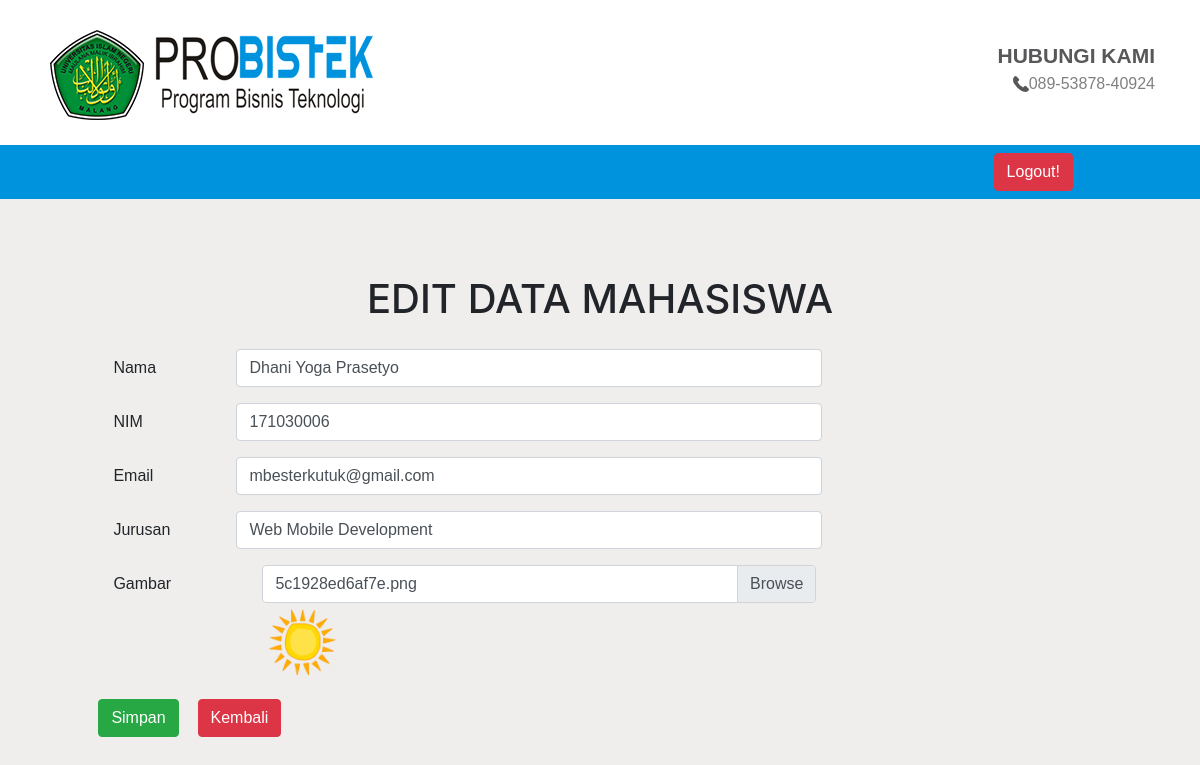
/adminMhs/edit.php?id=23 (signed in), run on the app's committed database.
### tables this page shows
CREATE TABLE `mahasiswa` (
  `id` int(11) NOT NULL,
  `nama` varchar(55) NOT NULL,
  `NIM` int(9) NOT NULL,
  `email` varchar(55) NOT NULL,
  `jurusan` varchar(30) NOT NULL,
  `gambar` varchar(200) NOT NULL
);

### functions.php (called while the page is built, shortened)
<?php
    $conn = mysqli_connect("localhost", "root", "", "uas-probistek");
    function query($query) {
        global $conn;
        $result = mysqli_query($conn, $query);
        $rows = [];
        while ($row = mysqli_fetch_assoc($result)) {
            $rows[] = $row;
        }
        return $rows;
    }
?>

### adminMhs/edit.php (the view, shortened to what this page needs)
<?php
    require "../functions.php";
    $id = $_GET["id"];
    $mahasiswa = query("SELECT * FROM mahasiswa WHERE id = $id")[0];
?>
<!DOCTYPE html>
<html>
<head>
    <link rel="stylesheet" type="text/css" href="../css/bootstrap.css">
    <link rel="stylesheet" type="text/css" href="../css/style.css">
</head>
<body>
    <header>
        <div class="container">
            <div class="row">
                <div class="col-6 image">
                    <img id="probistek" src="../images/probistek2.png">
                </div>
                <div class="col-6 contact">
                    <p id="contact1"><b>HUBUNGI KAMI</b></p>
                    <table class="contact2">
                        <tr>
                            <td><img src="../images/call-answer.png"></td>
                            <td>089-53878-40924</td>
                        </tr>
                    </table>
                </div>
            </div>
        </div>
        <div>
            <nav class="navbar navbar-expand-lg navbar-dark">
                <div class="collapse navbar-collapse" id="navbarSupportedContent">
                    <a href="../index.php">
                        <button id="adminBtn" class="btn btn-danger" type="button">Logout!</button>
                    </a>
                </div>
            </nav>
        </div>
    </header>
    <h1>EDIT DATA MAHASISWA</h1>
    <form method="post" action="" enctype="multipart/form-data">
        <div class="form-group row">
            <label for="nama" class="col-sm-2 col-form-label">Nama</label>
            <div class="col-sm-10">
                <input type="text" class="form-control" id="nama" name="nama" placeholder="Masukkan Nama Mahasiswa"
                    required value="<?= $mahasiswa["nama"];?>">
            </div>
        </div>
        <div class="form-group row">
            <label for="nrp" class="col-sm-2 col-form-label">NIM</label>
            <div class="col-sm-10">
                <input type="text" class="form-control" id="nrp" name="NIM" placeholder="Masukkan NIM Mahasiswa"
                    required value="<?= $mahasiswa["NIM"];?>">
            </div>
        </div>
        <div class="form-group row">
            <label for="email" class="col-sm-2 col-form-label">Email</label>
            <div class="col-sm-10">
                <input type="email" class="form-control" id="email" name="email" placeholder="Masukkan Email Mahasiswa"
                    required value="<?= $mahasiswa["email"];?>">
            </div>
        </div>
        <div class="form-group row">
            <label for="jurusan" class="col-sm-2 col-form-label">Jurusan</label>
            <div class="col-sm-10">
                <input type="text" class="form-control" id="jurusan" name="jurusan" placeholder="Masukkan Jurusan Mahasiswa"
                    required value="<?= $mahasiswa["jurusan"];?>">
            </div>
        </div>
        <div class="form-group row">
            <label for="gambar" class="col-sm-2 col-form-label" id="labelGambar">Gambar</label>
            <div class="col-sm-9 custom-file">
                <label class="custom-file-label" for="gambar"><?= $mahasiswa["gambar"]?></label><br>
            </div>
            <div class="col-sm-3" id="gambarUbah">
                <img src="../images/<?= $mahasiswa['gambar'];?>" alt="" width="80">
            </div>
        </div>
        <div class="form-group row">
            <button type="button" class="btn btn-success" data-toggle="modal" data-target="#modalSimpan">
            Simpan
            </button>
            <button type="button" class="btn btn-danger" data-toggle="modal" data-target="#modalBatal" id="kembali">
            Kembali
            </button>
        </div>
    </form>
    <br><br>
</body>
</html>

### css/style.css (style rules this page uses)
* { font-family: helvetica; margin: 0; padding: 0; }
.image { padding-top: 25px; padding-bottom: 20px; }
.col-6.contact { padding-top: 40px; margin-bottom: 0%; }
#contact1 { color: #58585A; text-align: right; font-size: 21px; margin-bottom: 0px; }
table.contact2 { float: right; margin-top: 0%; padding-right: 0px; color: #808080; }
.navbar { background-color: #0093dd !important; font-size: 17px !important; font-weight: bold !important; color: black !important; }
#adminBtn { margin-right: 111px !important; color: #fff; }
a { text-decoration: none !important; color: #fff !important; }

### adminMhs/edit.php (style rules this page uses)
body { background-color: #EFEEEC; }
header { background-color: #FFF; }
form { background-color: #EFEEEC; padding-left: 3cm; padding-top: 0.5cm; padding-right: 10cm; }
h1 { padding-top: 2cm; text-align: center; }
#kembali { margin-left: 0.5cm; }
#labelGambar { padding-right: 149px; }
#gambarUbah { padding-left: 4.5cm; }

### data on the page
mahasiswa: nama "Dhani Yoga Prasetyo", NIM "171030006", email "mbesterkutuk@gmail.com", jurusan "Web Mobile Development", gambar "5c1928ed6af7e.png", gambar (picture)
